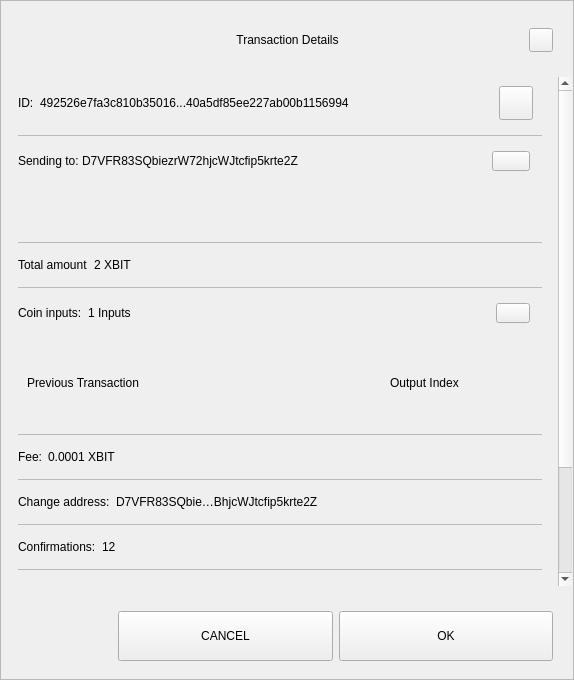
<?xml version="1.0" encoding="UTF-8"?>
<ui version="4.0">
 <class>TxDetailDialog</class>
 <widget class="QWidget" name="TxDetailDialog">
  <property name="geometry">
   <rect>
    <x>0</x>
    <y>0</y>
    <width>574</width>
    <height>680</height>
   </rect>
  </property>
  <property name="sizePolicy">
   <sizepolicy hsizetype="Preferred" vsizetype="Expanding">
    <horstretch>0</horstretch>
    <verstretch>0</verstretch>
   </sizepolicy>
  </property>
  <property name="minimumSize">
   <size>
    <width>574</width>
    <height>500</height>
   </size>
  </property>
  <property name="windowTitle">
   <string>Form</string>
  </property>
  <property name="styleSheet">
   <string notr="true"/>
  </property>
  <layout class="QVBoxLayout" name="verticalLayout_3">
   <property name="spacing">
    <number>0</number>
   </property>
   <property name="leftMargin">
    <number>0</number>
   </property>
   <property name="topMargin">
    <number>0</number>
   </property>
   <property name="rightMargin">
    <number>0</number>
   </property>
   <property name="bottomMargin">
    <number>0</number>
   </property>
   <item>
    <widget class="QFrame" name="frame">
     <property name="sizePolicy">
      <sizepolicy hsizetype="Preferred" vsizetype="Expanding">
       <horstretch>0</horstretch>
       <verstretch>0</verstretch>
      </sizepolicy>
     </property>
     <property name="styleSheet">
      <string notr="true"/>
     </property>
     <property name="frameShape">
      <enum>QFrame::StyledPanel</enum>
     </property>
     <property name="frameShadow">
      <enum>QFrame::Raised</enum>
     </property>
     <layout class="QVBoxLayout" name="verticalLayout">
      <property name="leftMargin">
       <number>0</number>
      </property>
      <property name="rightMargin">
       <number>0</number>
      </property>
      <item>
       <layout class="QHBoxLayout" name="horizontalLayout_3">
        <property name="spacing">
         <number>0</number>
        </property>
        <property name="leftMargin">
         <number>20</number>
        </property>
        <property name="topMargin">
         <number>10</number>
        </property>
        <property name="rightMargin">
         <number>20</number>
        </property>
        <item>
         <spacer name="horizontalSpacer_1">
          <property name="orientation">
           <enum>Qt::Horizontal</enum>
          </property>
          <property name="sizeHint" stdset="0">
           <size>
            <width>40</width>
            <height>20</height>
           </size>
          </property>
         </spacer>
        </item>
        <item>
         <widget class="QLabel" name="labelTitle">
          <property name="minimumSize">
           <size>
            <width>0</width>
            <height>40</height>
           </size>
          </property>
          <property name="maximumSize">
           <size>
            <width>16777215</width>
            <height>40</height>
           </size>
          </property>
          <property name="styleSheet">
           <string notr="true">padding-left:24px;</string>
          </property>
          <property name="text">
           <string>Transaction Details</string>
          </property>
          <property name="alignment">
           <set>Qt::AlignCenter</set>
          </property>
          <property name="margin">
           <number>7</number>
          </property>
         </widget>
        </item>
        <item>
         <spacer name="horizontalSpacer_2">
          <property name="orientation">
           <enum>Qt::Horizontal</enum>
          </property>
          <property name="sizeHint" stdset="0">
           <size>
            <width>40</width>
            <height>20</height>
           </size>
          </property>
         </spacer>
        </item>
        <item>
         <widget class="QPushButton" name="btnEsc">
          <property name="minimumSize">
           <size>
            <width>24</width>
            <height>24</height>
           </size>
          </property>
          <property name="maximumSize">
           <size>
            <width>24</width>
            <height>24</height>
           </size>
          </property>
          <property name="focusPolicy">
           <enum>Qt::NoFocus</enum>
          </property>
          <property name="text">
           <string/>
          </property>
         </widget>
        </item>
       </layout>
      </item>
      <item>
       <spacer name="verticalSpacer">
        <property name="orientation">
         <enum>Qt::Vertical</enum>
        </property>
        <property name="sizeType">
         <enum>QSizePolicy::Fixed</enum>
        </property>
        <property name="sizeHint" stdset="0">
         <size>
          <width>20</width>
          <height>10</height>
         </size>
        </property>
       </spacer>
      </item>
      <item>
       <widget class="QWidget" name="layoutScroll" native="true">
        <property name="minimumSize">
         <size>
          <width>0</width>
          <height>0</height>
         </size>
        </property>
        <layout class="QVBoxLayout" name="verticalLayout_4">
         <property name="leftMargin">
          <number>0</number>
         </property>
         <property name="topMargin">
          <number>0</number>
         </property>
         <property name="rightMargin">
          <number>0</number>
         </property>
         <item>
          <widget class="QScrollArea" name="scrollArea">
           <property name="styleSheet">
            <string notr="true">#scrollArea {
background:transparent;
}</string>
           </property>
           <property name="horizontalScrollBarPolicy">
            <enum>Qt::ScrollBarAlwaysOff</enum>
           </property>
           <property name="sizeAdjustPolicy">
            <enum>QAbstractScrollArea::AdjustIgnored</enum>
           </property>
           <property name="widgetResizable">
            <bool>true</bool>
           </property>
           <property name="alignment">
            <set>Qt::AlignLeading|Qt::AlignLeft|Qt::AlignTop</set>
           </property>
           <widget class="QWidget" name="scrollAreaWidgetContents">
            <property name="geometry">
             <rect>
              <x>0</x>
              <y>0</y>
              <width>556</width>
              <height>672</height>
             </rect>
            </property>
            <property name="autoFillBackground">
             <bool>false</bool>
            </property>
            <property name="styleSheet">
             <string notr="true">#scrollAreaWidgetContents {
background:transparent;
}</string>
            </property>
            <layout class="QVBoxLayout" name="verticalLayout_7">
             <property name="spacing">
              <number>0</number>
             </property>
             <property name="sizeConstraint">
              <enum>QLayout::SetDefaultConstraint</enum>
             </property>
             <property name="leftMargin">
              <number>0</number>
             </property>
             <property name="topMargin">
              <number>0</number>
             </property>
             <property name="rightMargin">
              <number>0</number>
             </property>
             <property name="bottomMargin">
              <number>0</number>
             </property>
             <item>
              <widget class="QWidget" name="content" native="true">
               <layout class="QVBoxLayout" name="verticalLayout_2">
                <property name="leftMargin">
                 <number>16</number>
                </property>
                <property name="topMargin">
                 <number>0</number>
                </property>
                <property name="rightMargin">
                 <number>16</number>
                </property>
                <item>
                 <widget class="QWidget" name="contentID" native="true">
                  <layout class="QHBoxLayout" name="horizontalLayout_12" stretch="0,1,0">
                   <property name="leftMargin">
                    <number>0</number>
                   </property>
                   <item>
                    <widget class="QLabel" name="labelId">
                     <property name="maximumSize">
                      <size>
                       <width>16777215</width>
                       <height>16777215</height>
                      </size>
                     </property>
                     <property name="text">
                      <string>ID:</string>
                     </property>
                    </widget>
                   </item>
                   <item>
                    <widget class="QLabel" name="textId">
                     <property name="text">
                      <string>492526e7fa3c810b35016...40a5df85ee227ab00b1156994</string>
                     </property>
                    </widget>
                   </item>
                   <item>
                    <widget class="QPushButton" name="pushCopy">
                     <property name="minimumSize">
                      <size>
                       <width>34</width>
                       <height>34</height>
                      </size>
                     </property>
                     <property name="maximumSize">
                      <size>
                       <width>34</width>
                       <height>34</height>
                      </size>
                     </property>
                     <property name="focusPolicy">
                      <enum>Qt::NoFocus</enum>
                     </property>
                     <property name="text">
                      <string/>
                     </property>
                     <property name="iconSize">
                      <size>
                       <width>24</width>
                       <height>24</height>
                      </size>
                     </property>
                    </widget>
                   </item>
                  </layout>
                 </widget>
                </item>
                <item>
                 <widget class="QLabel" name="labelDivider9">
                  <property name="maximumSize">
                   <size>
                    <width>16777215</width>
                    <height>1</height>
                   </size>
                  </property>
                  <property name="styleSheet">
                   <string notr="true">background-color:#bababa;</string>
                  </property>
                  <property name="text">
                   <string/>
                  </property>
                 </widget>
                </item>
                <item>
                 <widget class="QWidget" name="contentOutputs" native="true">
                  <layout class="QHBoxLayout" name="horizontalLayout_11" stretch="0,3,0">
                   <property name="spacing">
                    <number>0</number>
                   </property>
                   <property name="leftMargin">
                    <number>0</number>
                   </property>
                   <property name="rightMargin">
                    <number>12</number>
                   </property>
                   <item>
                    <widget class="QLabel" name="labelSend">
                     <property name="maximumSize">
                      <size>
                       <width>16777215</width>
                       <height>16777215</height>
                      </size>
                     </property>
                     <property name="text">
                      <string>Sending to: </string>
                     </property>
                    </widget>
                   </item>
                   <item>
                    <widget class="QLabel" name="textSend">
                     <property name="text">
                      <string>D7VFR83SQbiezrW72hjcWJtcfip5krte2Z </string>
                     </property>
                    </widget>
                   </item>
                   <item>
                    <widget class="QPushButton" name="pushOutputs">
                     <property name="minimumSize">
                      <size>
                       <width>34</width>
                       <height>20</height>
                      </size>
                     </property>
                     <property name="maximumSize">
                      <size>
                       <width>38</width>
                       <height>20</height>
                      </size>
                     </property>
                     <property name="focusPolicy">
                      <enum>Qt::NoFocus</enum>
                     </property>
                     <property name="styleSheet">
                      <string notr="true"/>
                     </property>
                     <property name="text">
                      <string/>
                     </property>
                    </widget>
                   </item>
                  </layout>
                 </widget>
                </item>
                <item>
                 <widget class="QScrollArea" name="outputsScrollArea">
                  <property name="minimumSize">
                   <size>
                    <width>0</width>
                    <height>50</height>
                   </size>
                  </property>
                  <property name="styleSheet">
                   <string notr="true">#outputsScrollArea {
background:transparent;
}</string>
                  </property>
                  <property name="widgetResizable">
                   <bool>true</bool>
                  </property>
                  <widget class="QWidget" name="container_outputs_base">
                   <property name="geometry">
                    <rect>
                     <x>0</x>
                     <y>0</y>
                     <width>522</width>
                     <height>48</height>
                    </rect>
                   </property>
                   <property name="styleSheet">
                    <string notr="true">#container_outputs_base {
background:transparent;
}</string>
                   </property>
                  </widget>
                 </widget>
                </item>
                <item>
                 <widget class="QLabel" name="labelDivider8">
                  <property name="maximumSize">
                   <size>
                    <width>16777215</width>
                    <height>1</height>
                   </size>
                  </property>
                  <property name="styleSheet">
                   <string notr="true">background-color:#bababa;</string>
                  </property>
                  <property name="text">
                   <string/>
                  </property>
                 </widget>
                </item>
                <item>
                 <widget class="QWidget" name="contentAmount" native="true">
                  <layout class="QHBoxLayout" name="horizontalLayout_4" stretch="0,1">
                   <property name="leftMargin">
                    <number>0</number>
                   </property>
                   <item>
                    <widget class="QLabel" name="labelAmount">
                     <property name="maximumSize">
                      <size>
                       <width>16777215</width>
                       <height>16777215</height>
                      </size>
                     </property>
                     <property name="text">
                      <string>Total amount</string>
                     </property>
                    </widget>
                   </item>
                   <item>
                    <widget class="QLabel" name="textAmount">
                     <property name="text">
                      <string>2 XBIT</string>
                     </property>
                    </widget>
                   </item>
                  </layout>
                 </widget>
                </item>
                <item>
                 <widget class="QLabel" name="labelDivider6">
                  <property name="maximumSize">
                   <size>
                    <width>16777215</width>
                    <height>1</height>
                   </size>
                  </property>
                  <property name="styleSheet">
                   <string notr="true">background-color:#bababa;</string>
                  </property>
                  <property name="text">
                   <string/>
                  </property>
                 </widget>
                </item>
                <item>
                 <widget class="QWidget" name="contentInputs" native="true">
                  <layout class="QHBoxLayout" name="horizontalLayout" stretch="0,2,0">
                   <property name="leftMargin">
                    <number>0</number>
                   </property>
                   <property name="rightMargin">
                    <number>12</number>
                   </property>
                   <item>
                    <widget class="QLabel" name="labelInputs">
                     <property name="sizePolicy">
                      <sizepolicy hsizetype="Minimum" vsizetype="Preferred">
                       <horstretch>0</horstretch>
                       <verstretch>0</verstretch>
                      </sizepolicy>
                     </property>
                     <property name="maximumSize">
                      <size>
                       <width>16777215</width>
                       <height>16777215</height>
                      </size>
                     </property>
                     <property name="text">
                      <string>Coin inputs:</string>
                     </property>
                    </widget>
                   </item>
                   <item>
                    <widget class="QLabel" name="textInputs">
                     <property name="text">
                      <string>1 Inputs</string>
                     </property>
                    </widget>
                   </item>
                   <item>
                    <widget class="QPushButton" name="pushInputs">
                     <property name="maximumSize">
                      <size>
                       <width>34</width>
                       <height>20</height>
                      </size>
                     </property>
                     <property name="focusPolicy">
                      <enum>Qt::NoFocus</enum>
                     </property>
                     <property name="styleSheet">
                      <string notr="true"/>
                     </property>
                     <property name="text">
                      <string/>
                     </property>
                    </widget>
                   </item>
                  </layout>
                 </widget>
                </item>
                <item>
                 <widget class="QFrame" name="gridInputs">
                  <property name="sizePolicy">
                   <sizepolicy hsizetype="Preferred" vsizetype="MinimumExpanding">
                    <horstretch>0</horstretch>
                    <verstretch>0</verstretch>
                   </sizepolicy>
                  </property>
                  <property name="minimumSize">
                   <size>
                    <width>0</width>
                    <height>90</height>
                   </size>
                  </property>
                  <layout class="QGridLayout" name="gridLayoutInput" columnstretch="5,2" rowminimumheight="0">
                   <property name="sizeConstraint">
                    <enum>QLayout::SetMaximumSize</enum>
                   </property>
                   <property name="verticalSpacing">
                    <number>0</number>
                   </property>
                   <item row="0" column="0" alignment="Qt::AlignLeft">
                    <widget class="QLabel" name="labelTitlePrevTx">
                     <property name="text">
                      <string>Previous Transaction</string>
                     </property>
                    </widget>
                   </item>
                   <item row="0" column="1" alignment="Qt::AlignLeft">
                    <widget class="QLabel" name="labelOutputIndex">
                     <property name="text">
                      <string>Output Index</string>
                     </property>
                     <property name="alignment">
                      <set>Qt::AlignCenter</set>
                     </property>
                    </widget>
                   </item>
                  </layout>
                 </widget>
                </item>
                <item>
                 <widget class="QLabel" name="labelDivider1">
                  <property name="maximumSize">
                   <size>
                    <width>16777215</width>
                    <height>1</height>
                   </size>
                  </property>
                  <property name="styleSheet">
                   <string notr="true">background-color:#bababa;</string>
                  </property>
                  <property name="text">
                   <string/>
                  </property>
                 </widget>
                </item>
                <item>
                 <widget class="QWidget" name="contentFee" native="true">
                  <layout class="QHBoxLayout" name="horizontalLayout_7" stretch="0,1">
                   <property name="leftMargin">
                    <number>0</number>
                   </property>
                   <item>
                    <widget class="QLabel" name="labelFee">
                     <property name="maximumSize">
                      <size>
                       <width>16777215</width>
                       <height>16777215</height>
                      </size>
                     </property>
                     <property name="text">
                      <string>Fee:</string>
                     </property>
                    </widget>
                   </item>
                   <item>
                    <widget class="QLabel" name="textFee">
                     <property name="text">
                      <string>0.0001 XBIT</string>
                     </property>
                    </widget>
                   </item>
                  </layout>
                 </widget>
                </item>
                <item>
                 <widget class="QLabel" name="labelDivider2">
                  <property name="maximumSize">
                   <size>
                    <width>16777215</width>
                    <height>1</height>
                   </size>
                  </property>
                  <property name="styleSheet">
                   <string notr="true">background-color:#bababa;</string>
                  </property>
                  <property name="text">
                   <string/>
                  </property>
                 </widget>
                </item>
                <item>
                 <widget class="QWidget" name="contentChangeAddress" native="true">
                  <layout class="QHBoxLayout" name="horizontalLayout_6" stretch="0,1">
                   <property name="leftMargin">
                    <number>0</number>
                   </property>
                   <item>
                    <widget class="QLabel" name="labelChange">
                     <property name="maximumSize">
                      <size>
                       <width>16777215</width>
                       <height>16777215</height>
                      </size>
                     </property>
                     <property name="text">
                      <string>Change address:</string>
                     </property>
                    </widget>
                   </item>
                   <item>
                    <widget class="QLabel" name="textChange">
                     <property name="text">
                      <string>D7VFR83SQbie…BhjcWJtcfip5krte2Z </string>
                     </property>
                    </widget>
                   </item>
                  </layout>
                 </widget>
                </item>
                <item>
                 <widget class="QLabel" name="labelDivider4">
                  <property name="maximumSize">
                   <size>
                    <width>16777215</width>
                    <height>1</height>
                   </size>
                  </property>
                  <property name="styleSheet">
                   <string notr="true">background-color:#bababa;</string>
                  </property>
                  <property name="text">
                   <string/>
                  </property>
                 </widget>
                </item>
                <item>
                 <widget class="QWidget" name="contentConfirmations" native="true">
                  <layout class="QHBoxLayout" name="horizontalLayout_8" stretch="0,1">
                   <property name="leftMargin">
                    <number>0</number>
                   </property>
                   <item>
                    <widget class="QLabel" name="labelConfirmations">
                     <property name="maximumSize">
                      <size>
                       <width>16777215</width>
                       <height>16777215</height>
                      </size>
                     </property>
                     <property name="text">
                      <string>Confirmations:</string>
                     </property>
                    </widget>
                   </item>
                   <item>
                    <widget class="QLabel" name="textConfirmations">
                     <property name="text">
                      <string>12</string>
                     </property>
                    </widget>
                   </item>
                  </layout>
                 </widget>
                </item>
                <item>
                 <widget class="QLabel" name="labelDivider7">
                  <property name="maximumSize">
                   <size>
                    <width>16777215</width>
                    <height>1</height>
                   </size>
                  </property>
                  <property name="styleSheet">
                   <string notr="true">background-color:#bababa;</string>
                  </property>
                  <property name="text">
                   <string/>
                  </property>
                 </widget>
                </item>
                <item>
                 <widget class="QWidget" name="contentSize" native="true">
                  <layout class="QHBoxLayout" name="horizontalLayout_9" stretch="0,1">
                   <property name="leftMargin">
                    <number>0</number>
                   </property>
                   <item>
                    <widget class="QLabel" name="labelSize">
                     <property name="maximumSize">
                      <size>
                       <width>16777215</width>
                       <height>16777215</height>
                      </size>
                     </property>
                     <property name="text">
                      <string>Size:</string>
                     </property>
                    </widget>
                   </item>
                   <item>
                    <widget class="QLabel" name="textSize">
                     <property name="text">
                      <string>2 kB</string>
                     </property>
                    </widget>
                   </item>
                  </layout>
                 </widget>
                </item>
                <item>
                 <widget class="QLabel" name="labelDivider3">
                  <property name="maximumSize">
                   <size>
                    <width>16777215</width>
                    <height>1</height>
                   </size>
                  </property>
                  <property name="styleSheet">
                   <string notr="true">background-color:#bababa;</string>
                  </property>
                  <property name="text">
                   <string/>
                  </property>
                 </widget>
                </item>
                <item>
                 <widget class="QWidget" name="contentDate" native="true">
                  <layout class="QHBoxLayout" name="horizontalLayout_5" stretch="0,1">
                   <property name="leftMargin">
                    <number>0</number>
                   </property>
                   <item>
                    <widget class="QLabel" name="labelDate">
                     <property name="maximumSize">
                      <size>
                       <width>16777215</width>
                       <height>16777215</height>
                      </size>
                     </property>
                     <property name="text">
                      <string>Date:</string>
                     </property>
                    </widget>
                   </item>
                   <item>
                    <widget class="QLabel" name="textDate">
                     <property name="text">
                      <string>May 25, 2017</string>
                     </property>
                    </widget>
                   </item>
                  </layout>
                 </widget>
                </item>
                <item>
                 <widget class="QLabel" name="labelDivider5">
                  <property name="maximumSize">
                   <size>
                    <width>16777215</width>
                    <height>1</height>
                   </size>
                  </property>
                  <property name="styleSheet">
                   <string notr="true">background-color:#bababa;</string>
                  </property>
                  <property name="text">
                   <string/>
                  </property>
                 </widget>
                </item>
                <item>
                 <widget class="QWidget" name="contentStatus" native="true">
                  <layout class="QHBoxLayout" name="horizontalLayout_10" stretch="0,1">
                   <property name="leftMargin">
                    <number>0</number>
                   </property>
                   <item>
                    <widget class="QLabel" name="labelStatus">
                     <property name="maximumSize">
                      <size>
                       <width>16777215</width>
                       <height>16777215</height>
                      </size>
                     </property>
                     <property name="text">
                      <string>Status:</string>
                     </property>
                    </widget>
                   </item>
                   <item>
                    <widget class="QLabel" name="textStatus">
                     <property name="text">
                      <string>Spendable</string>
                     </property>
                    </widget>
                   </item>
                  </layout>
                 </widget>
                </item>
                <item>
                 <spacer name="verticalSpacer_2">
                  <property name="orientation">
                   <enum>Qt::Vertical</enum>
                  </property>
                  <property name="sizeType">
                   <enum>QSizePolicy::Expanding</enum>
                  </property>
                  <property name="sizeHint" stdset="0">
                   <size>
                    <width>20</width>
                    <height>10</height>
                   </size>
                  </property>
                 </spacer>
                </item>
                <item>
                 <widget class="QLabel" name="labelWarning">
                  <property name="text">
                   <string>TextLabel</string>
                  </property>
                  <property name="alignment">
                   <set>Qt::AlignCenter</set>
                  </property>
                 </widget>
                </item>
               </layout>
              </widget>
             </item>
            </layout>
           </widget>
          </widget>
         </item>
        </layout>
       </widget>
      </item>
      <item>
       <widget class="QWidget" name="containerButtons" native="true">
        <layout class="QHBoxLayout" name="horizontalLayout1" stretch="1,2,2">
         <property name="leftMargin">
          <number>10</number>
         </property>
         <property name="rightMargin">
          <number>20</number>
         </property>
         <item>
          <spacer name="horizontalSpacer_3">
           <property name="orientation">
            <enum>Qt::Horizontal</enum>
           </property>
           <property name="sizeHint" stdset="0">
            <size>
             <width>40</width>
             <height>20</height>
            </size>
           </property>
          </spacer>
         </item>
         <item>
          <widget class="QPushButton" name="btnCancel">
           <property name="minimumSize">
            <size>
             <width>200</width>
             <height>50</height>
            </size>
           </property>
           <property name="focusPolicy">
            <enum>Qt::NoFocus</enum>
           </property>
           <property name="text">
            <string>CANCEL</string>
           </property>
          </widget>
         </item>
         <item>
          <widget class="QPushButton" name="btnSave">
           <property name="minimumSize">
            <size>
             <width>200</width>
             <height>50</height>
            </size>
           </property>
           <property name="focusPolicy">
            <enum>Qt::NoFocus</enum>
           </property>
           <property name="text">
            <string>OK</string>
           </property>
          </widget>
         </item>
        </layout>
       </widget>
      </item>
     </layout>
    </widget>
   </item>
  </layout>
 </widget>
 <resources/>
 <connections/>
</ui>
